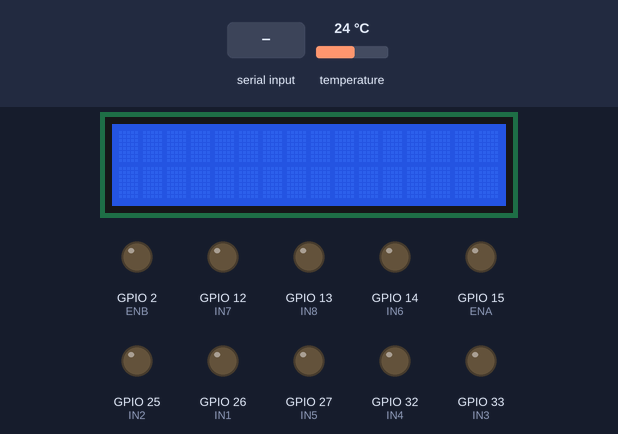
The sketch below on a simulated ESP32. Shown: 16×2 character LCD, output pins drawn as LEDs (lit = HIGH). The test bench sets the inputs (shaded band); at power-on: temperature 24 °C. WiFi joins after 1.5 s; servers stay silent unless stated; what the sketch prints to the serial monitor is not drawn.

Above: at 1.2 s.
1.3 s: "90,45\n" received over the second serial link
At 7.8 s:
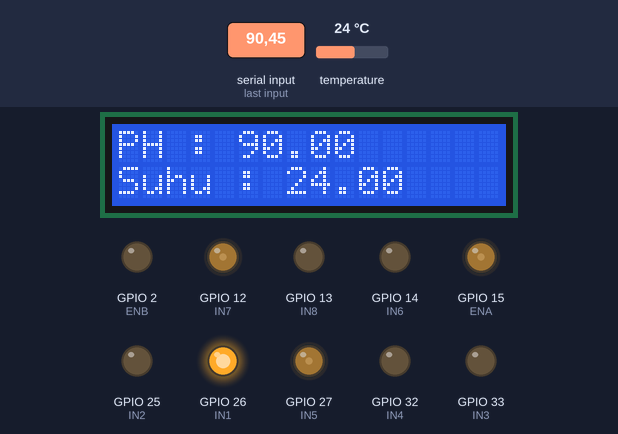
11.0 s: temperature set to 29.4 °C
At 13.8 s:
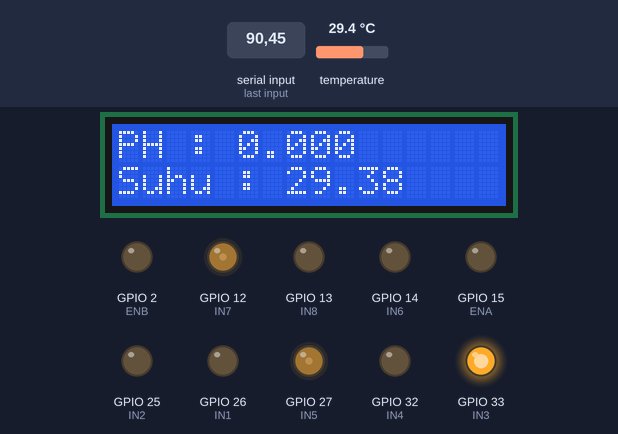
16.1 s: temperature set to 30.5 °C
At 19.9 s:
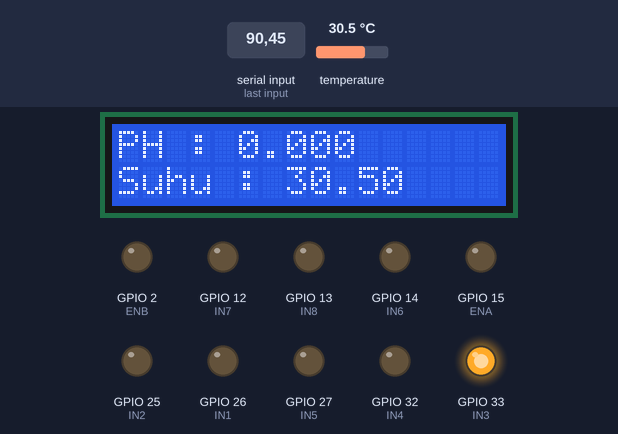
21.2 s: "30,150\n" received over the second serial link
At 26.0 s:
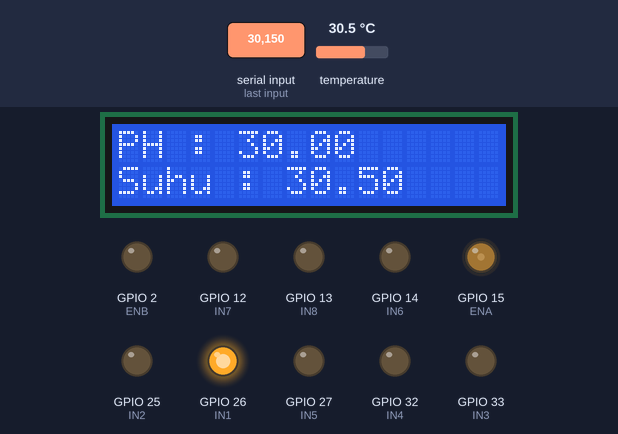
30.2 s: temperature set to 12 °C
At 33.2 s:
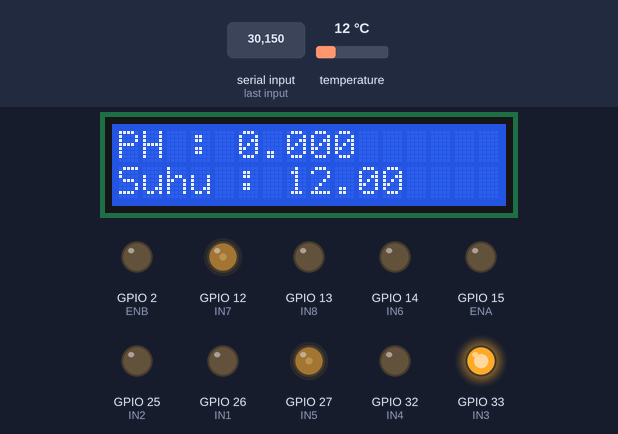
Timing chart, 0 to 34.7 s (numbered marks = the images above; inputs shaded):
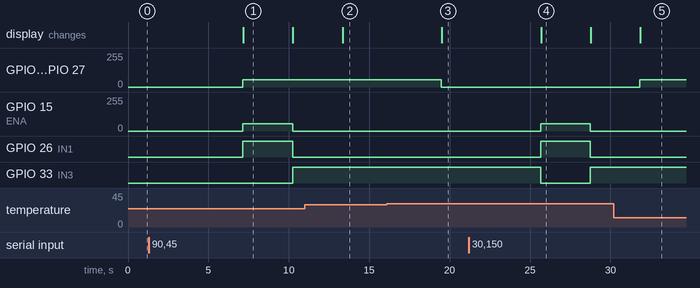

Measured:
- the behaviour switches between 29.9 and 30 °C on temperature (found by bisection; images 2 and 3)
- after the input at 1.3 s, GPIO 2 (ENB): stays LOW (without the input it goes to HIGH after 5.8 s); GPIO 15 (ENA): 0/255 → 56/255 after 5.8 s, → 0/255 3.1 s later; GPIO 26 (IN1): LOW → HIGH after 5.8 s, → LOW 3.1 s later; GPIO 33 (IN3): LOW → HIGH after 8.9 s instead of 5.8 s; the display: changes after 5.9 s (image 1)
- after the input at 11.0 s, the display: changes after 2.3 s (image 2)
- after the input at 16.1 s, GPIO 12 (IN7), GPIO 27 (IN5): 56/255 → 0/255 after 3.4 s; the display: changes after 3.4 s (image 3)
- after the input at 21.2 s, GPIO 15 (ENA): 0/255 → 56/255 after 4.5 s, → 0/255 3.1 s later; GPIO 26 (IN1): LOW → HIGH after 4.5 s, → LOW 3.1 s later; GPIO 33 (IN3): HIGH → LOW after 4.5 s, → HIGH 3.1 s later; the display: changes after 4.5 s (image 4)
- after the input at 30.2 s, GPIO 12 (IN7), GPIO 27 (IN5): 0/255 → 56/255 after 1.6 s; the display: changes after 1.7 s (image 5)
- what the display in image 1 shows lasts 3.1 s, from 7.2 s to 10.3 s

The sketch:

SERIAL_ESP32.ino
```cpp
#include <SoftwareSerial.h>
SoftwareSerial pH(35, 34); // RX, TX

//---------------- Library -----------------
#include <Arduino.h>
#include <analogWrite.h>
#include <LiquidCrystal_I2C.h>
#include <OneWire.h>
#include <DallasTemperature.h>
#include <ThingSpeak.h>
#include <WiFi.h>

// ------- Set alamat I2C LCD 0x27 ---------
LiquidCrystal_I2C lcd(0x27, 16, 2);

//--------------- PID pH -------------------
double Kp_pH = 15;
double Ki_pH = 9.9;
double Kd_pH = 5.68125;
float setpoint_pH = 7.5;
float ph_max = 7.8;
float ph_min = 7.2;
float error_basa;
float error_asam;
float integral_error_basa;
float integral_error_asam;
float derivatif_error_basa;
float derivatif_error_asam;
float last_error_basa = 0;
float last_error_asam = 0;
float PWM_basa ;
float PWM_asam ;

//--------------- PID Suhu ---------------
double Kp_suhu = 81;
double Ki_suhu = 50.625;
double Kd_suhu = 0;
float error_suhu_min;
float error_suhu_max;
float integral_error_min;
float integral_error_max;
float derivatif_error_min;
float derivatif_error_max;
float last_error_min = 0;
float last_error_max = 0;
float PWM_min;
float PWM_max;

//------------ THINGSPEAK SETTING ---------------
#define SECRET_SSID "hari bulusan 1"    // Ganti dengan Username internet yang tersedia
#define SECRET_PASS "larasati"  // Ganti dengan Password internet yang tersedia
#define SECRET_CH_ID 1657788     // Ganti dengan channel number Thingspeak
#define SECRET_WRITE_APIKEY "1M7H93JK6NRWHNHX"   // Ganti dengan API Write key Thingspeak

char ssid[] = SECRET_SSID;
char pass[] = SECRET_PASS;
int keyIndex = 0;
unsigned long Channel = SECRET_CH_ID;   // Channel ID Write
const char * WriteAPIKey = SECRET_WRITE_APIKEY; // Write API KEY
const char * ReadAPIKey = "2Q27A6GSP2JCC8A5"; // Read API Key

unsigned int F1 = 1;
unsigned int F2 = 2;
unsigned int F3 = 3;
unsigned int F4 = 4;
unsigned int F5 = 5;
unsigned int F6 = 6;

WiFiClient client;

//Deklarasi variable
String status_pH = "........";
String status_suhu = ".......";
String pump_pH = ".......";
String pump_suhu = ".......";


//--------------- PH SETTING ------------------

#define IN1 26 //26 deklarasi pin IN1 pump asam
#define IN2 25 //25 deklarasi pin IN2 pump asam
#define IN3 33 //33 deklarasi pin IN3 pump basa
#define IN4 32 //32 deklarasi pin IN4 pump basa
#define ENA 15 //15 deklarasi pin ENA pump asam
#define ENB 2  //2  deklarasi pin ENB pump basa


//--------------- SUHU SETTING ----------------
#define ONE_WIRE_BUS  18
#define IN5  27
#define IN6  14
#define IN7  12
#define IN8  13
OneWire oneWire (ONE_WIRE_BUS);
DallasTemperature sensors(&oneWire);

float suhu = 0.0;
float setpoint_suhu = 30;
float suhu_min = 28;


//----------------- MILIS ----------------------
#define printInterval 800
unsigned long Waktuawalwrite = 0 ; // startcounting timer write
unsigned long intervalwrite = 800 ; // looping timer write
unsigned long Counterwaktu ;


void setup() {
  //------------------- NETWORK ---------------------
  Serial.begin(9600);
  pH.begin(9600);
  WiFi.mode(WIFI_STA);
  ThingSpeak.begin(client);

  //--------------------- LCD------------------------
  lcd.begin(); //Inisialisasi LCD
  lcd.backlight(); //Menyalakan lampu latar LCD
  lcd.clear(); //Clear LCD

  //----------------- PH SETTING --------------------
  pinMode(IN1, OUTPUT);
  pinMode(IN2, OUTPUT);
  pinMode(IN3, OUTPUT);
  pinMode(IN4, OUTPUT);
  pinMode(ENA, OUTPUT);
  pinMode(ENB, OUTPUT);

  //------------- TEMPERATURE SETTING ---------------
  sensors.begin();
  pinMode (ONE_WIRE_BUS, INPUT);
  pinMode (IN5, OUTPUT);
  pinMode (IN6, OUTPUT);
  pinMode (IN7, OUTPUT);
  pinMode (IN8, OUTPUT);
  Counterwaktu = millis();
}


void loop() {

  analogWriteResolution (10);
  static unsigned long samplingTime = millis();
  static unsigned long printTime = millis();

  //------------------- NETWORK ---------------------
  if(WiFi.status() != WL_CONNECTED)
  {
    Serial.print("Attempting to connect to SSID: ");
    Serial.println(ssid);
    while(WiFi.status() != WL_CONNECTED){
      WiFi.begin(ssid, pass);  //Mencoba untuk menghubungkan ke internet
      Serial.print(".");
      delay(5000);
    }
    Serial.println("\nConnected.");
  }

  //--------------- PEMBACAAN SENSOR PH -----------------
  String pHsensor = "";
  while(pH.available() > 0)
  {
    pHsensor += char(pH.read());
  }

  float pHValue = pHsensor.toFloat();


  //--------------- PERHITUNGAN SENSOR SUHU -----------------

  sensors.setResolution(12);
  sensors.requestTemperatures();
  float suhu = sensors.getTempCByIndex(0);


  //-------------------- PID PUMP BASA ----------------------

  Counterwaktu = millis();
  unsigned long elapsedTime = (double)(Counterwaktu - Waktuawalwrite);

  error_basa = setpoint_pH - pHValue ;
  integral_error_basa += error_basa * elapsedTime ;
  derivatif_error_basa = (error_basa - last_error_basa) / elapsedTime ;
  last_error_basa = error_basa ;

  PWM_basa = (Kp_pH * error_basa) + (Ki_pH * integral_error_basa) + (Kd_pH * derivatif_error_basa);

  if (PWM_basa <= 0)
  {
    PWM_basa = 0 ;
  }
  if (PWM_basa >= 225)
  {
    PWM_basa = 225 ;
  }
  else{}


  //-------------------- PID PUMP ASAM ----------------------

  error_asam = pHValue - setpoint_pH;
  integral_error_asam += error_asam * elapsedTime ;
  derivatif_error_asam = (error_asam - last_error_asam) / elapsedTime ;
  last_error_asam = error_asam ;

  PWM_asam = (Kp_pH * error_asam) + (Ki_pH * integral_error_asam) + (Kd_pH * derivatif_error_asam);

  if (PWM_asam <= 0)
  {
    PWM_asam = 0 ;
  }
  if (PWM_asam >= 225)
  {
    PWM_asam = 225 ;
  }
  else{}


  //-------------------- PID SUHU MIN ----------------------

  error_suhu_min = setpoint_suhu - suhu;
  integral_error_min += error_suhu_min * elapsedTime;
  derivatif_error_min = (error_suhu_min - last_error_min) / elapsedTime;
  last_error_min = error_suhu_min;

  PWM_min = (Kp_suhu * error_suhu_min) + (Ki_suhu * integral_error_min) + (Kd_suhu * derivatif_error_min);

  if (PWM_min <= 0)
  {
    PWM_min = 0 ;
  }
  if (PWM_min >= 225)
  {
    PWM_min = 225 ;
  }
  else{}


  //-------------------- PID SUHU MAX ----------------------

  error_suhu_max = suhu - setpoint_suhu;
  integral_error_max += error_suhu_max * elapsedTime;
  derivatif_error_max = (error_suhu_max - last_error_max) / elapsedTime;
  last_error_max = error_suhu_max;

  PWM_max = (Kp_suhu * error_suhu_max) + (Ki_suhu * integral_error_max) + (Kd_suhu * derivatif_error_max);

  if (PWM_max <= 0)
  {
    PWM_max = 0 ;
  }
  if (PWM_max >= 225)
  {
    PWM_max = 225 ;
  }
  else{}
  delay (1000);


  //------------- WRITE SENSOR TO THINGSPEAK ---------------

  if(Counterwaktu - Waktuawalwrite > intervalwrite)
  {
    Waktuawalwrite = Counterwaktu ;
    ThingSpeak.setField(F1, pHValue);
    ThingSpeak.setField(F2, suhu);
    ThingSpeak.setField(F3, status_pH);
    ThingSpeak.setField(F4, status_suhu);
    ThingSpeak.setField(F5, pump_pH );
    ThingSpeak.setField(F6, pump_suhu );
    ThingSpeak.writeFields(Channel, WriteAPIKey);


  //---------------- DECLARE KEADAAN -----------------
  if (millis() - Waktuawalwrite > intervalwrite)
  {
    if (pHValue > setpoint_pH)
    {
      digitalWrite(IN1, HIGH);
      digitalWrite(IN2, LOW);
      analogWrite (ENA, PWM_asam);
      pump_pH = "pH Down"; //akan ditampilkan di aplikasi, F3 thingspeak
    }

    else
    {
      digitalWrite(IN1, LOW);
      digitalWrite(IN2, LOW);
      analogWrite (ENA, 0);
    }

    if (pHValue < setpoint_pH)
    {
      digitalWrite(IN3, HIGH);
      digitalWrite(IN4, LOW);
      analogWrite (ENB, PWM_basa);
      pump_pH = "pH Up"; //akan ditampilkan di aplikasi, F3 thingspeak
    }

    else
    {
      digitalWrite(IN3, LOW);
      digitalWrite(IN4, LOW);
      analogWrite (ENB, 0);
    }


  //----------Deklarasi Keadaan Suhu----------
    if (suhu < setpoint_suhu)
    {
    analogWrite(IN5, PWM_min);
    analogWrite(IN6, 0);
    analogWrite(IN7, PWM_min);
    analogWrite(IN8, 0);
    pump_suhu = "ON";

    }

    else

    if (suhu > setpoint_suhu)
    {
    analogWrite(IN5, PWM_max);
    analogWrite(IN6, 0);
    analogWrite(IN7, PWM_max);
    analogWrite(IN8, 0);
    pump_suhu = "ON";

    }

    else
    {
    analogWrite(IN5, 0);
    analogWrite(IN6, 0);
    analogWrite(IN7, 0);
    analogWrite(IN8, 0);
    pump_suhu = "OFF";

    }
  }

  if(millis() - printTime > printInterval)   //Every 800 milliseconds, print a numerical, convert the state of the LED indicator
  {
    lcd.setCursor(0, 0);
    lcd.print("PH : ");
    lcd.print(pHValue);
    lcd.setCursor(0, 1);
    lcd.print("Suhu : ");
    lcd.print(suhu);


    //Serial.print("Voltage:");
    //Serial.print(voltage);
    //Serial.print(setpoint);
    //Serial.print("pH : ");
    Serial.print(setpoint_suhu);
    Serial.print(" ");
    Serial.print(suhu);
    Serial.print(" ");
    Serial.print(setpoint_pH);
    Serial.print(" ");
    Serial.println(pHValue);
    /*Serial.print("PWM basa : ");
    Serial.print(PWM_basa);
    Serial.print("           PWM asam : ");
    Serial.println(PWM_asam);
    Serial.print("PWM min : ");
    Serial.print(PWM_min);
    Serial.print("           PWM max : ");
    Serial.println(PWM_max);*/
    delay (1000);

    printTime=millis();
  }
 }
}
```
